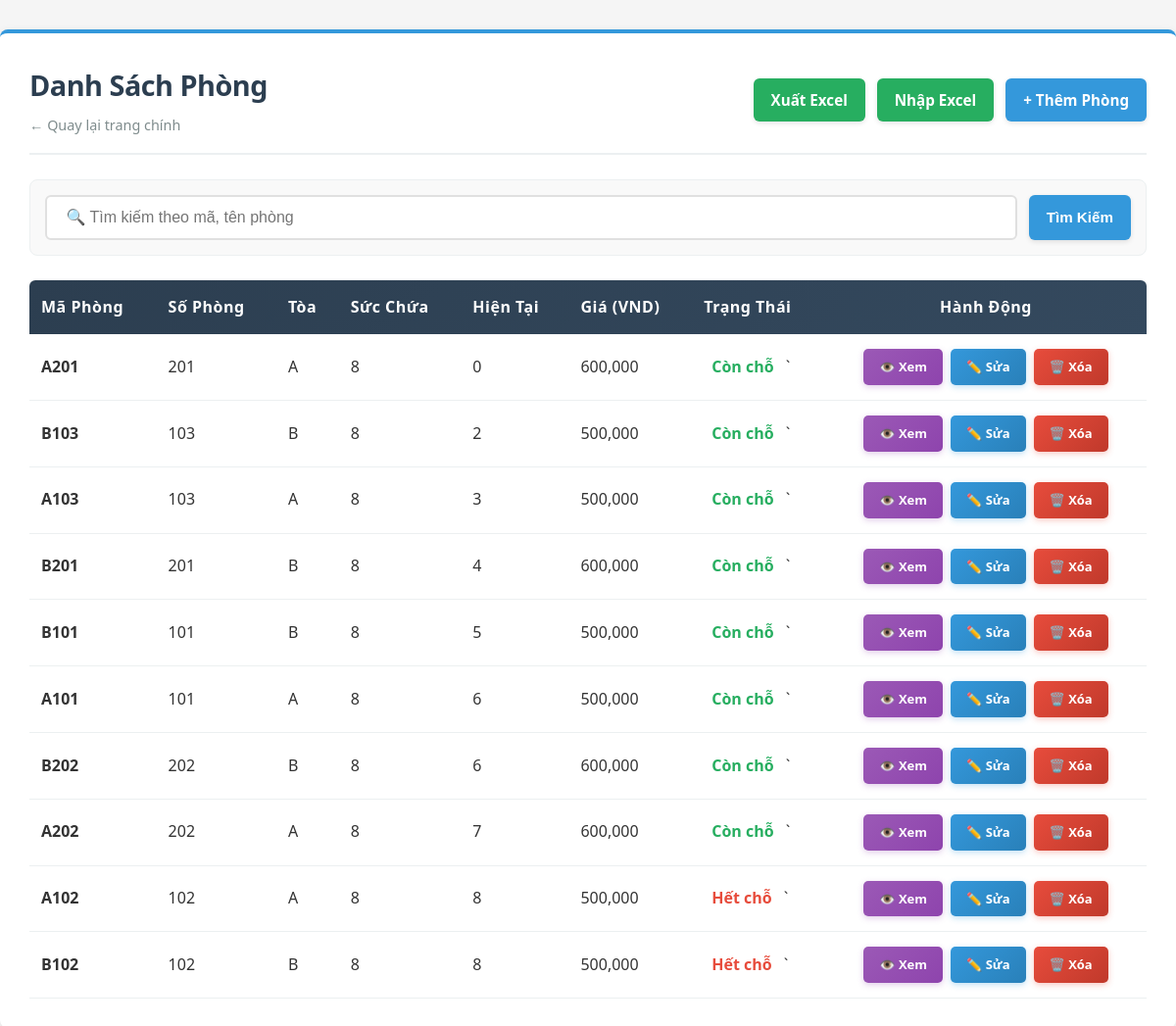
Page /QuanLyKTX_API/Public/room (signed in) on the earlier database version.
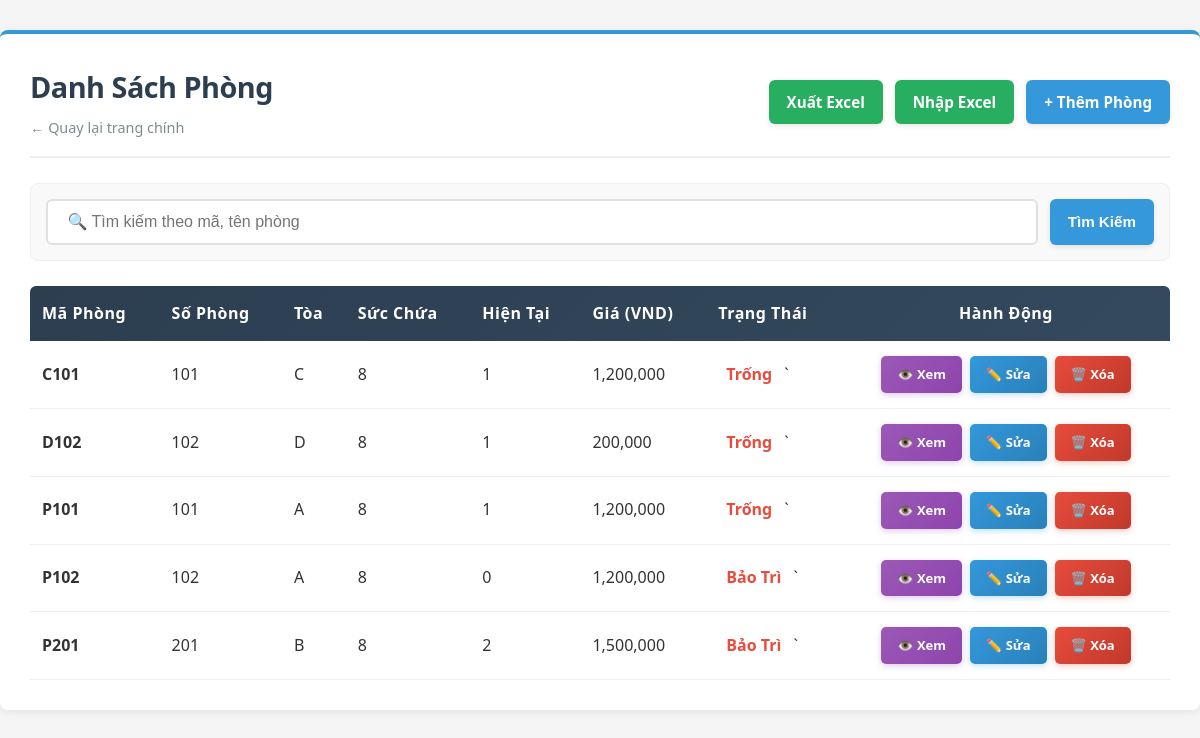
Same page on the later database version.
### tables this page shows
CREATE TABLE `phong` (
  `id` int(11) NOT NULL,
  `maphong` varchar(20) NOT NULL,
  `sophong` varchar(10) DEFAULT NULL,
  `toa` varchar(5) DEFAULT NULL,
  `succhua` int(11) DEFAULT 8,
  `phonghientai` int(11) DEFAULT 0,
  `gia` decimal(10,2) DEFAULT NULL,
  `trangthai` varchar(20) DEFAULT NULL,
  `created_at` timestamp NOT NULL DEFAULT current_timestamp()
);

### QuanLyKTX_API/Config/Database.php (called while the page is built, shortened)
<?php
class Database {
    private static $connection = null;
    public static function getConnection() {
        if (self::$connection === null) {
            $host = 'db';
            $user = 'root';
            $pass = 'root_password';
            $db   = 'quanlykytucxa';
            $port = 3306;
            self::$connection = new \mysqli($host, $user, $pass, $db, $port);
            self::$connection->set_charset("utf8");
        }
        return self::$connection;
    }
}

### QuanLyKTX_API/Controllers/RoomController.php (called while the page is built, shortened)
<?php
class RoomController extends Controller {
    private $roomService;
    public function __construct() {
        $this->roomService = new RoomService();
    }
    public function index() {
        $keyword = $this->getInput('keyword');
        if ($keyword) {
            $rooms = $this->roomService->searchRooms($keyword);
        } else {
            $rooms = $this->roomService->getAllRooms();
        }
        $this->view('room/list', [
            'title' => 'Danh Sách Phòng',
            'rooms' => $rooms,
            'keyword' => $keyword
        ]);
    }
}

### QuanLyKTX_API/Services/RoomService.php (called while the page is built, shortened)
<?php
class RoomService {
    private $roomRepo;
    public function __construct() {
        $this->roomRepo = new RoomRepository();
    }
    public function getAllRooms() {
        return $this->roomRepo->getAll();
    }
}

### QuanLyKTX_API/Models/RoomRepository.php (called while the page is built, shortened)
<?php
class RoomRepository extends Repository {
    protected $table = 'phong';
    public function getAll() {
        $sql = "SELECT * FROM {$this->table}
                ORDER BY
                    CASE trangthai
                        WHEN 'Trống' THEN 1
                        WHEN 'Đầy' THEN 2
                        WHEN 'Bảo Trì' THEN 3
                        ELSE 4
                    END ASC,
                    (succhua - phonghientai) DESC,
                    LENGTH(maphong) ASC, maphong ASC";
        return $this->fetchAll($sql);
    }
}

### QuanLyKTX_API/Core/Repository.php (called while the page is built, shortened)
<?php
abstract class Repository {
    protected $db;
    public function __construct() {
        $this->db = \Config\Database::getConnection();
    }
    protected function fetchAll($sql, $types = '', $params = []) {
        if (empty($params)) {
            $result = $this->db->query($sql);
            $data = [];
            if ($result) {
                while ($row = $result->fetch_assoc()) {
                    $data[] = $row;
                }
            }
            return $data;
        }
        return [];
    }
}

### QuanLyKTX_API/Views/room/list.php (the view, shortened to what this page needs)
<!DOCTYPE html>
<html lang="vi">
<head>
    <link rel="stylesheet" href="<?= PUBLIC_URL ?>css/list.css?v=<?= time() ?>">
</head>
<body>
<div class="container">
    <div class="header">
        <div>
            <h1><?= htmlspecialchars($title) ?></h1>
            <a href="<?= BASE_URL ?>auth/dashboard" class="back-link">← Quay lại trang chính</a>
        </div>
        <div class="header-actions">
            <a href="<?= BASE_URL ?>room/export" class="btn btn-success">Xuất Excel</a>
            <a href="<?= BASE_URL ?>room/import" class="btn btn-success">Nhập Excel</a>
            <a href="<?= BASE_URL ?>room/create" class="btn btn-primary">+ Thêm Phòng</a>
        </div>
    </div>
    <form method="GET" action="<?= BASE_URL ?>room" class="search-box">
        <input type="text" name="keyword" placeholder=" 🔍 Tìm kiếm theo mã, tên phòng" value="<?= htmlspecialchars($keyword) ?>">
        <button type="submit" class="btn btn-primary">Tìm Kiếm</button>
    </form>
    <?php if (!empty($rooms)): ?>
        <table>
            <thead>
                <tr>
                    <th>Mã Phòng</th>
                    <th>Số Phòng</th>
                    <th>Tòa</th>
                    <th>Sức Chứa</th>
                    <th>Hiện Tại</th>
                    <th>Giá (VND)</th>
                    <th>Trạng Thái</th>
                    <th style="text-align: center;">Hành Động</th>
                </tr>
            </thead>
            <tbody>
                <?php foreach ($rooms as $r): ?>
                    <tr>
                        <td><strong><?= htmlspecialchars($r['maphong']) ?></strong></td>
                        <td><?= htmlspecialchars($r['sophong']) ?></td>
                        <td><?= htmlspecialchars($r['toa']) ?></td>
                        <td><?= $r['succhua'] ?></td>
                        <td><?= $r['phonghientai'] ?></td>
                        <td><?= number_format($r['gia']) ?></td>
                        <td>
                            <?php if ($r['trangthai'] == 'Còn chỗ'): ?>
                                <span style="color: #27ae60; padding: 3px 8px; font-weight: bold;">Còn chỗ</span>
                            <?php else: ?>
                                <span style="color: #e74c3c; padding: 3px 8px; font-weight: bold;"><?= htmlspecialchars($r['trangthai']) ?></span>
                            <?php endif; ?>`
                        </td>
                        <td>
                            <div class="action-links">
                                <a href="<?= BASE_URL ?>room/danhsach/<?= $r['maphong'] ?>" class="btn-action btn-view">👁️ Xem</a>
                                <a href="<?= BASE_URL ?>room/edit/<?= $r['maphong'] ?>" class="btn-action btn-edit"> ✏️ Sửa</a>
                                <a href="<?= BASE_URL ?>room/delete/<?= $r['maphong'] ?>" class="btn-action btn-delete" onclick="return confirm('Xác nhận xóa?')"> 🗑️ Xóa</a>
                            </div>
                        </td>
                    </tr>
                <?php endforeach; ?>
            </tbody>
        </table>
    <?php else: ?>
        <div class="empty-state">
            <p> 📭 Không tìm thấy phòng nào</p>
        </div>
    <?php endif; ?>
</div>
</body>
</html>

### QuanLyKTX_API/Public/index.php (shortened to what this page needs)
<?php
spl_autoload_register(function ($class) {
    $base_dir = __DIR__ . '/../';
    $file = $base_dir . str_replace('\\', '/', $class) . '.php';
});
$request_uri = parse_url($_SERVER['REQUEST_URI'], PHP_URL_PATH);
$base_dir = str_replace('\\', '/', dirname($_SERVER['SCRIPT_NAME']));
if (strpos($request_uri, $base_dir) === 0) {
    $uri = substr($request_uri, strlen($base_dir));
} else {
    $uri = $request_uri;
}
$uri = str_replace('/index.php', '', $uri);
$uri = trim($uri, '/');
$segments = explode('/', $uri);
$controllerName = ucfirst($segments[0]) . 'Controller';
$methodName = isset($segments[1]) ? $segments[1] : 'index';
$param = isset($segments[2]) ? $segments[2] : null;
$controllerClass = '\\Controllers\\' . $controllerName;
if (class_exists($controllerClass)) {
    $controllerInstance = new $controllerClass();
    if (method_exists($controllerInstance, $methodName)) {
        if ($param !== null) {
            $controllerInstance->$methodName($param);
        } else {
            $controllerInstance->$methodName();
        }
    } else {
        http_response_code(404);
        echo "404 - Phương thức không tồn tại: $methodName";
    }
} else {
    http_response_code(404);
    echo "404 - Controller không tồn tại: $controllerName";
}

### QuanLyKTX_API/Core/Controller.php (shortened to what this page needs)
<?php
class Controller {
    protected function view($view, $data = []) {
        extract($data);
        $viewFile = __DIR__ . '/../Views/' . $view . '.php';
        if (file_exists($viewFile)) {
            require_once $viewFile;
        } else {
            die("View không tồn tại: " . $view);
        }
    }
    protected function getInput($key, $default = null) {
        $json = file_get_contents('php://input');
        $data = json_decode($json, true);
        return $default;
    }
}

### QuanLyKTX_API/Public/css/list.css (style rules this page uses)
* { margin: 0; padding: 0; box-sizing: border-box; }
body { font-family: "Segoe UI", Tahoma, Geneva, Verdana, sans-serif; background-color: #f5f5f5; color: #333; line-height: 1.6; }
.container { max-width: 1200px; margin: 30px auto; background: white; padding: 30px; border-radius: 8px; box-shadow: 0 2px 8px rgba(0, 0, 0, 0.08); border-top: 4px solid #3498db; animation: fadeIn 0.4s ease-in; }
.header { display: flex; justify-content: space-between; align-items: center; margin-bottom: 25px; padding-bottom: 15px; border-bottom: 2px solid #ecf0f1; }
.header h1 { color: #2c3e50; font-size: 1.8em; font-weight: 700; letter-spacing: -0.5px; margin-bottom: 5px; }
.back-link { color: #7f8c8d; text-decoration: none; font-weight: 500; font-size: 0.9em; transition: color 0.3s ease; }
.header-actions { display: flex; gap: 12px; }
.btn { padding: 10px 18px; border: none; border-radius: 6px; cursor: pointer; text-decoration: none; display: inline-block; transition: all 0.3s ease; font-weight: 600; font-size: 0.95em; box-shadow: 0 2px 5px rgba(0, 0, 0, 0.1); }
.btn-primary { background: #3498db; color: white; }
.btn-success { background: #27ae60; color: white; }
.search-box { display: flex; gap: 12px; margin-bottom: 25px; background: #f9f9f9; padding: 15px; border-radius: 8px; border: 1px solid #ecf0f1; }
.search-box input { flex: 1; padding: 12px 15px; border: 2px solid #e0e0e0; border-radius: 6px; font-size: 1em; transition: all 0.3s ease; }
table { width: 100%; border-collapse: collapse; margin-top: 10px; background: white; }
table thead tr { background: linear-gradient(135deg, #2c3e50 0%, #34495e 100%); color: white; }
table th { padding: 15px 12px; text-align: left; font-weight: 600; letter-spacing: 0.5px; }
table th:first-child { border-top-left-radius: 6px; }
table th:last-child { border-top-right-radius: 6px; }
table td { padding: 15px 12px; border-bottom: 1px solid #ecf0f1; vertical-align: middle; }
table tbody tr { transition: background-color 0.2s ease; }
.action-links { display: flex; gap: 8px; justify-content: center; align-items: center; flex-wrap: nowrap; white-space: nowrap; }
.btn-action { padding: 8px 16px; font-size: 13px; border: none; border-radius: 5px; cursor: pointer; text-decoration: none; display: inline-flex; align-items: center; gap: 6px; transition: all 0.3s ease; font-weight: 600; color: white !important; }
.btn-view { background: linear-gradient(135deg, #9b59b6, #8e44ad); box-shadow: 0 2px 6px rgba(155, 89, 182, 0.3); }
.btn-edit { background: linear-gradient(135deg, #3498db, #2980b9); box-shadow: 0 2px 6px rgba(52, 152, 219, 0.3); }
.btn-delete { background: linear-gradient(135deg, #e74c3c, #c0392b); box-shadow: 0 2px 6px rgba(231, 76, 60, 0.3); }

Differences in the rows shown:
removed phong: maphong "A201", sophong "201", toa "A", succhua "8", phonghientai "0", gia "600,000", trangthai "Còn chỗ"
removed phong: maphong "B103", sophong "103", toa "B", succhua "8", phonghientai "2", gia "500,000", trangthai "Còn chỗ"
removed phong: maphong "A103", sophong "103", toa "A", succhua "8", phonghientai "3", gia "500,000", trangthai "Còn chỗ"
removed phong: maphong "B101", sophong "101", toa "B", succhua "8", phonghientai "5", gia "500,000", trangthai "Còn chỗ"
removed phong: maphong "A202", sophong "202", toa "A", succhua "8", phonghientai "7", gia "600,000", trangthai "Còn chỗ"
removed phong: maphong "B102", sophong "102", toa "B", succhua "8", phonghientai "8", gia "500,000", trangthai "Hết chỗ"
changed phong (number 1 of 5 on the later page): maphong "B201" → "C101"; sophong "201" → "101"; toa "B" → "C"; phonghientai "4" → "1"; gia "600,000" → "1,200,000"; trangthai (not shown) → "Trống"; no longer shows "Còn chỗ"
changed phong (number 2 of 5 on the later page): maphong "B202" → "D102"; sophong "202" → "102"; toa "B" → "D"; phonghientai "6" → "1"; gia "600,000" → "200,000"; trangthai (not shown) → "Trống"; no longer shows "Còn chỗ"; moves up the list
changed phong (number 3 of 5 on the later page): maphong "A101" → "P101"; phonghientai "6" → "1"; gia "500,000" → "1,200,000"; trangthai (not shown) → "Trống"; no longer shows "Còn chỗ"
changed phong (number 4 of 5 on the later page): maphong "A102" → "P102"; phonghientai "8" → "0"; gia "500,000" → "1,200,000"; trangthai "Hết chỗ" → "Bảo Trì"
added phong: maphong "P201", sophong "201", toa "B", succhua "8", phonghientai "2", gia "1,500,000", trangthai "Bảo Trì"
